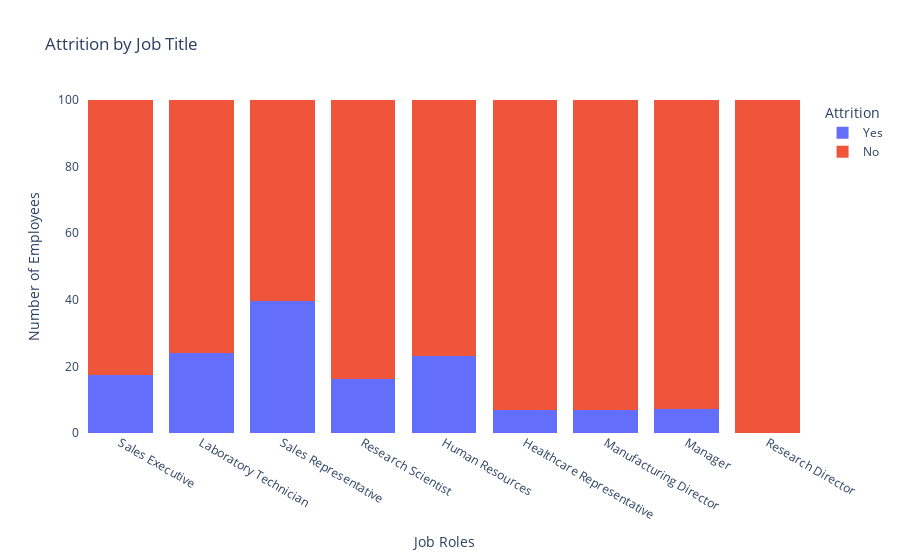

Here is the notebook cell this chart was saved with:
### Code cell
fig = px.histogram(newdf,
                  x="JobRole",
                  color="Attrition",
                  title="Attrition by Job Title",
                  template="plotly",
                  barmode="stack",
                  barnorm='percent'
)

fig.update_layout(
    xaxis_title="Job Roles",
    yaxis_title="Number of Employees",
    legend_title="Attrition",
    showlegend=True,
    plot_bgcolor="white",
)

fig.show()

### Figure 1 — Plotly figure (JSON) as saved in the notebook; plotly's stock layout.template omitted (floating-point values rounded to 4 significant figures; data arrays with more than 128 entries replaced by an {"elided": "..."} marker saying what was removed)
{"data": [{"alignmentgroup": "True", "bingroup": "x", "hovertemplate": "Attrition=Yes<br>JobRole=%{x}<br>count (normalized as percent)=%{y}<extra></extra>", "legendgroup": "Yes", "marker": {"color": "#636efa", "pattern": {"shape": ""}}, "name": "Yes", "offsetgroup": "Yes", "orientation": "v", "showlegend": true, "type": "histogram", "x": {"elided": "232 str values"}, "xaxis": "x", "yaxis": "y"}, {"alignmentgroup": "True", "bingroup": "x", "hovertemplate": "Attrition=No<br>JobRole=%{x}<br>count (normalized as percent)=%{y}<extra></extra>", "legendgroup": "No", "marker": {"color": "#EF553B", "pattern": {"shape": ""}}, "name": "No", "offsetgroup": "No", "orientation": "v", "showlegend": true, "type": "histogram", "x": {"elided": "1124 str values"}, "xaxis": "x", "yaxis": "y"}], "layout": {"barmode": "stack", "barnorm": "percent", "legend": {"title": {"text": "Attrition"}, "tracegroupgap": 0}, "plot_bgcolor": "white", "showlegend": true, "title": {"text": "Attrition by Job Title"}, "xaxis": {"anchor": "y", "domain": [0, 1], "title": {"text": "Job Roles"}}, "yaxis": {"anchor": "x", "domain": [0, 1], "title": {"text": "Number of Employees"}}}}
